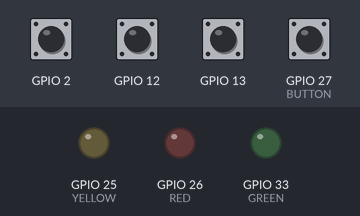
Recording of a program running on a simulated ESP32. Shown: output pins drawn as LEDs (lit = HIGH). The test bench sets the inputs (shaded band); at power-on: GPIO 2, GPIO 12, GPIO 13, GPIO 27 (BUTTON) HIGH. WiFi joins after 1.5 s; servers stay silent unless stated; what the program prints to the serial monitor is not drawn.

Above: at 0.1 s.
At 1.8 s:
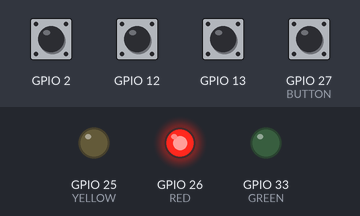
Timing chart, 0 to 4.5 s (numbered marks = the images above):
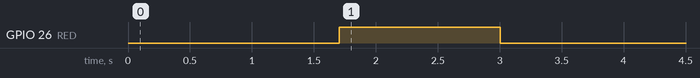

The program:

main.cpp
```cpp
#include <Arduino.h>
#include <Bounce2.h>
#include <ArduinoJson.h>
#include <HTTPClient.h>
#include <WiFi.h>
#include "GET.h"
#define GREEN 33
#define RED 26
#define YELLOW 25
#define BUTTON 27
#define LDR 32
Bounce b = Bounce();
int id1 = 1;
int id2 = 1;
int id3 = 1;
int autost1 = 0;
int autost2 = 0;
int autost3 = 0;
int cnt = 0;
int res = 1000;
int timer = 0;
int ch1 = 0;
int ch2 = 0;
int ch3 = 0;
int status = 0;
int percent = 255;
TaskHandle_t TaskA = NULL;
TaskHandle_t TaskB = NULL;
TaskHandle_t TaskC = NULL;

void manual(void *param);

void GET(void *param);

void status_auto(void *param);

void Connect_Wifi()
{
  const char *ssid = "Galaxy A30C9C8";
  const char *password = "himl9080";
  WiFi.begin(ssid, password);
  Serial.print("Connecting to WiFi");
  while (WiFi.status() != WL_CONNECTED)
  {
    delay(500);
    Serial.print(".");
  }
  Serial.print("OK! IP=");
  Serial.println(WiFi.localIP());
  Serial.println("----------------------------------");
}


void setup(){
    Serial.begin(115200);
    b.attach(BUTTON,INPUT_PULLUP);
    b.interval(25);
    ledcSetup(0, 5000, 8);
    ledcAttachPin(RED, 0);
    ledcSetup(1, 5000, 8);
    ledcAttachPin(YELLOW, 1);
    ledcSetup(2, 5000, 8);
    ledcAttachPin(GREEN, 2);
    b.attach(BUTTON, INPUT_PULLUP);
    b.interval(25);
    Connect_Wifi();
    xTaskCreatePinnedToCore(GET, "GET_VALUE", 50000, NULL, 2, &TaskA, 1);
    xTaskCreatePinnedToCore(status_auto, "AUTO_LED", 50000, NULL, 1, &TaskB, 0);
    xTaskCreatePinnedToCore(manual, "MANUAL_LED", 50000, NULL, 1, &TaskC, 1);

}

void loop(){
}

void manual(void *param) {
  while(1) {
    if(autost1 == 0) {

      if(touchRead(2) <=11){
        if(ch1==0){
          ledcWrite(0, percent);
          ch1 = 1;
        }
        else{
          ledcWrite(0, 0);
          ch1 = 0;
        }
      }

      if(GET_value(1) == 1)  {
        ledcWrite(0, percent);
        ch1 = 1;
      } else {
        ledcWrite(0, 0);
        ch1 = 0;
      }
    }
    if(autost2 == 0) {
      if(touchRead(12) <=11){
        if(ch2==0){
          ledcWrite(1, percent);
          ch2 = 1;
        }
        else{
          ledcWrite(1, 0);
          ch2 = 0;
        }
      }

      if(GET_value(2) == 1)  {
        ledcWrite(1, percent);
        ch2 = 1;
      } else {
        ledcWrite(1, 0);
        ch2 = 0;
      }
    }
    if(autost3 == 0) {
      if(touchRead(13) <=13){
        if(ch3==0){
          ledcWrite(2, percent);
          ch3 = 1;
        }
        else{
          ledcWrite(2, 0);
          ch3 = 0;
        }
      }

      if(GET_value(3) == 1)  {
        ledcWrite(2, percent);
        ch3 = 1;
      } else {
        ledcWrite(2, 0);
        ch3 = 0;
      }

    }
    vTaskDelay(1000/portTICK_PERIOD_MS);
  }
}

void GET(void *param){
    while(1){
      autost1=GET_auto(1);
      autost2=GET_auto(2);
      autost3=GET_auto(3);
      vTaskDelay(1000/portTICK_PERIOD_MS);
    }
}

void status_auto(void *param){
    while(1){
      if(autost1 == 1) {
        //percent = GETPERC();
        percent = 255;
        int bright = map(analogRead(LDR),300,4095,0,255);
        //Serial.print("this is brightness: ");
        //Serial.println(bright);
        vTaskDelay(1000/portTICK_PERIOD_MS);
        if(bright < 150) { // มืด
          ledcWrite(0, 0);
        } else {
          ledcWrite(0, percent);
        }
        vTaskDelay(5/portTICK_PERIOD_MS);
      }
      if(autost2 == 1) {
        //percent = GETPERC();
        percent = 255;
        int bright = map(analogRead(LDR),300,4095,0,255);
        //Serial.print("this is brightness: ");
        //Serial.println(bright);
        vTaskDelay(1000/portTICK_PERIOD_MS);
        if(bright < 150) { // มืด
          ledcWrite(1, 0);
        } else {
          ledcWrite(1, percent);
        }
        vTaskDelay(5/portTICK_PERIOD_MS);
      }
      if(autost3 == 1) {
        //percent = GETPERC();
        percent = 255;
        int bright = map(analogRead(LDR),300,4095,0,255);
        //Serial.print("this is brightness: ");
        //Serial.println(bright);
        vTaskDelay(1000/portTICK_PERIOD_MS);
        if(bright < 150) { // มืด
          ledcWrite(2, 0);
        } else {
          ledcWrite(2, percent);
        }
        vTaskDelay(5/portTICK_PERIOD_MS);
      }
      vTaskDelay(500/portTICK_PERIOD_MS);
    }
}
```

GET.h
```cpp
#include <Arduino.h>
#include <HTTPClient.h>
#include <ArduinoJson.h>
#include <string.h>
int x;
const String baseUrl = "https://ecourse.cpe.ku.ac.th/exceed05/hard/get_status";

int GET_value(int id)
{
  DynamicJsonDocument doc(65536);
  HTTPClient http;
  const String url = baseUrl;
  http.begin(url);

  int httpResponseCode = http.GET();
  if (httpResponseCode == 200)
  {
    String payload = http.getString();
    deserializeJson(doc, payload);
    id = id-1;
    Serial.println((const int)doc["result"][id]["is_it_open"]);
    return doc["result"][id]["is_it_open"];
  }
  else
  {
    Serial.print("Error ");
    Serial.println(httpResponseCode);
  }
}

int GET_auto(int id)
{
  DynamicJsonDocument doc(65536);
  HTTPClient http;
  const String url = baseUrl;
  http.begin(url);

  int httpResponseCode = http.GET();
  if (httpResponseCode == 200)
  {
    String payload = http.getString();
    deserializeJson(doc, payload);

    //Serial.println((const int)doc["result"][0]["is_it_open"]);
    id = id-1;
    return doc["result"]["percent"];
  }
  else
  {
    Serial.print("Error ");
    Serial.println(httpResponseCode);
  }
}

int GET_per()
{
  DynamicJsonDocument doc(65536);
  HTTPClient http;
  const String url = baseUrl;
  http.begin(url);

  int httpResponseCode = http.GET();
  if (httpResponseCode == 200)
  {
    String payload = http.getString();
    deserializeJson(doc, payload);

    //Serial.println((const int)doc["result"][0]["is_it_open"]);
    //return doc["result"][id]["is_auto_or_manual"];
  }
  else
  {
    Serial.print("Error ");
    Serial.println(httpResponseCode);
  }
}
/*
void POST_post(){
    String json;
    DynamicJsonDocument doc(65536);
    doc["userId"] = 1;
    doc["title"] = "Exceed AHHHHHH";
    doc["body"] = "THIS IS BODY";
    serializeJson(doc,json);

    const String url = baseUrl + "posts";
    HTTPClient http;
    http.begin(url);
    http.addHeader("Content-Type","application/json");

    int httpResponseCode = http.POST(json);
    if (httpResponseCode >= 200 && httpResponseCode < 300) {
        Serial.print("HTTP ");
        Serial.println(httpResponseCode);
    }
    else {
        Serial.print("Error code: ");
        Serial.println(httpResponseCode);
    }
}
*/
```

Measured:
- by itself, GPIO 26 (RED): LOW → HIGH at 1.7 s, → LOW 1.3 s later
